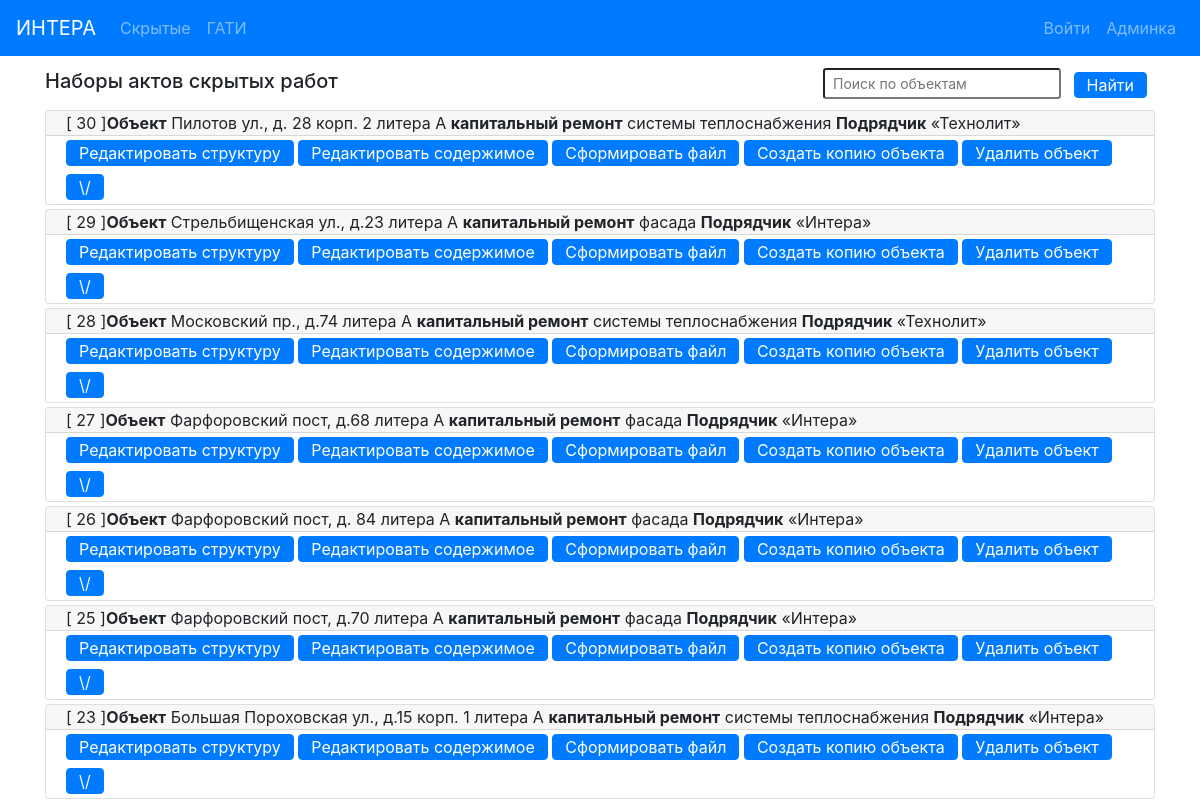
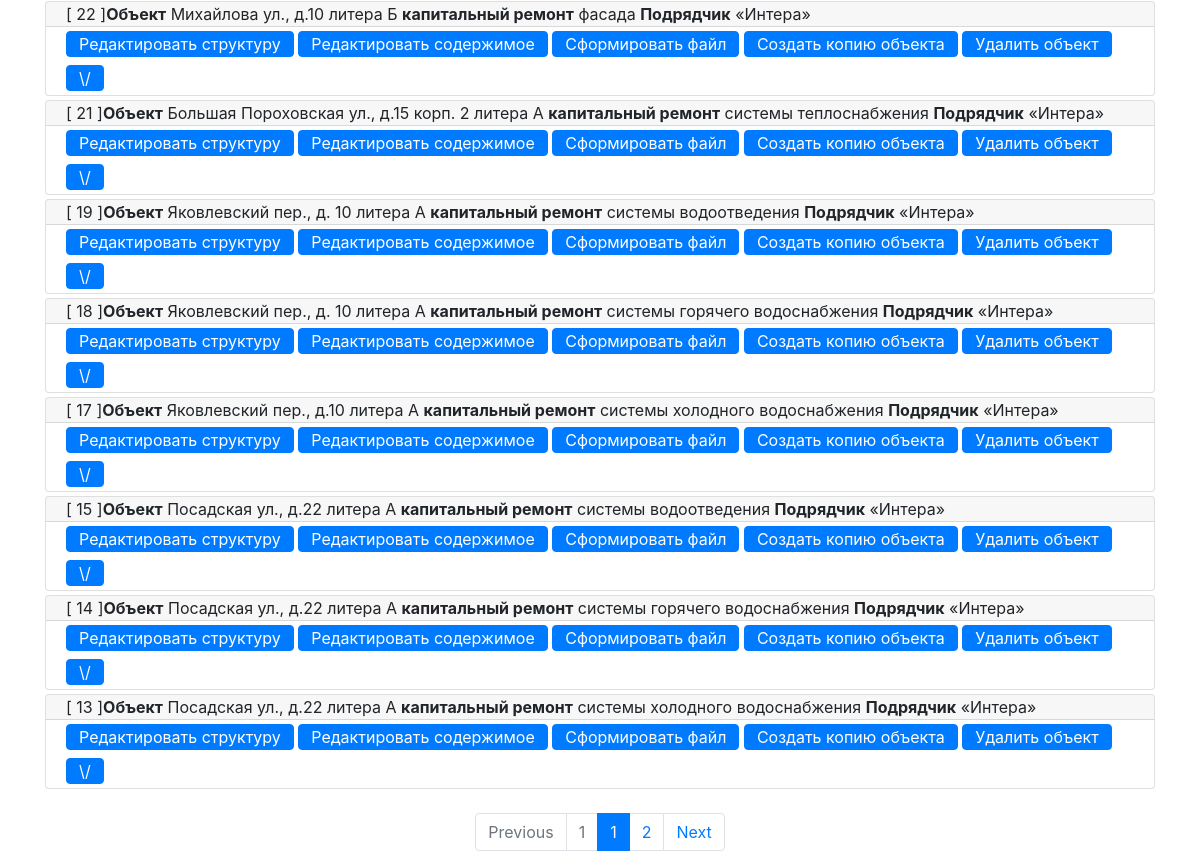
Page /actbase/ on the earlier database version (2 pictures, top to bottom).
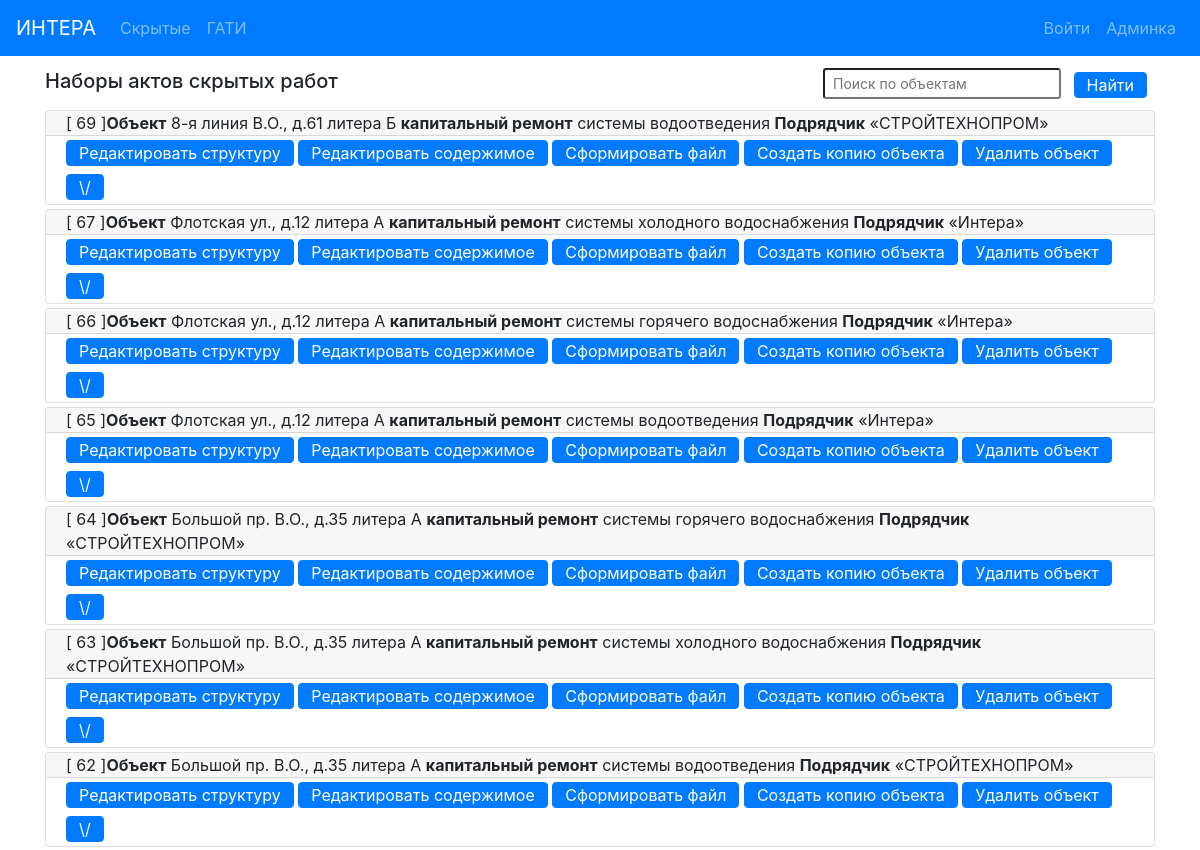
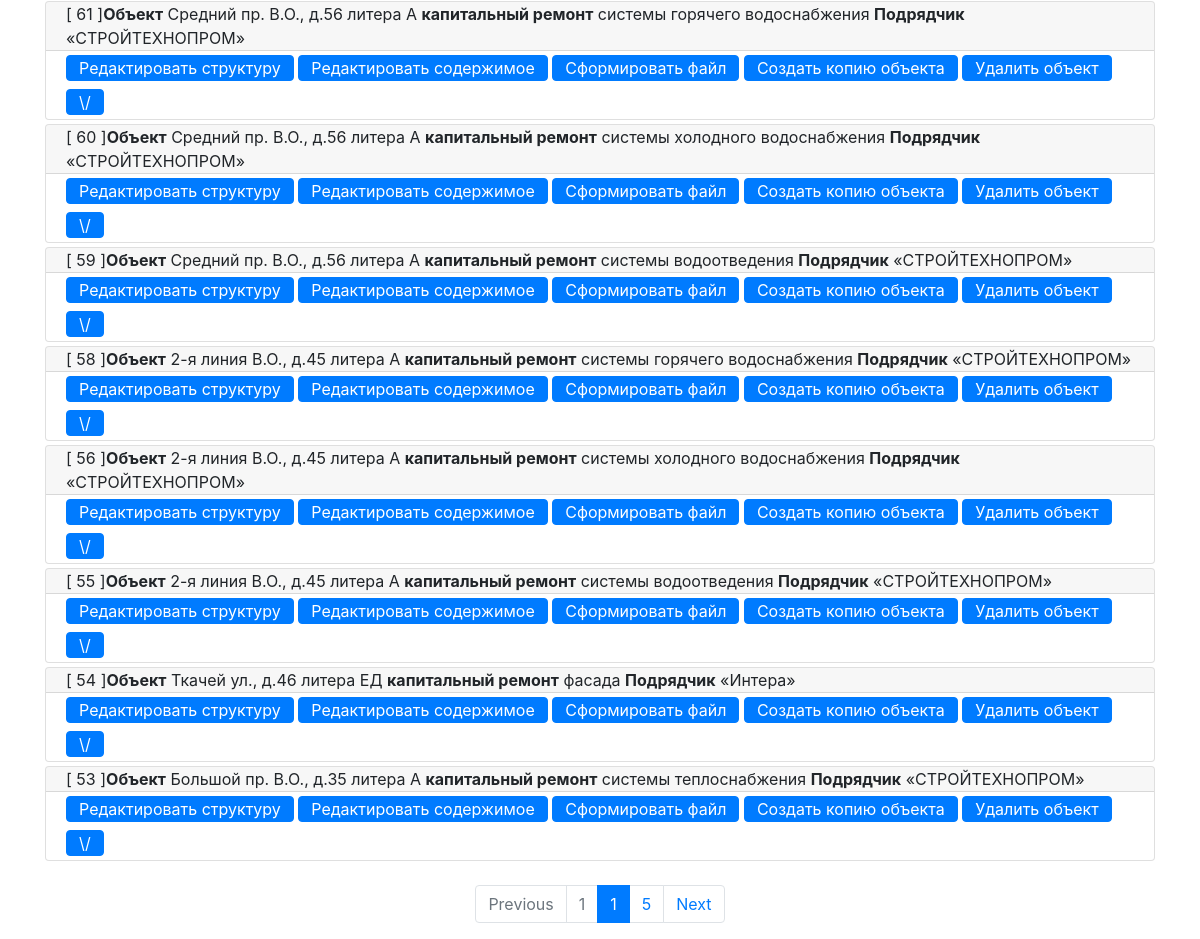
Same page on the later database version (2 pictures, top to bottom).
### hiddenactsbase/models.py (models this page shows, shortened)
class ObjectActs (models.Model):
    address = models.CharField(max_length=100, verbose_name='Адрес', blank=False)
    system_type = models.CharField(max_length=100, verbose_name='тип')
    designer = models.CharField(max_length=200, verbose_name='Проектант')
    contractor = models.CharField(max_length=300, verbose_name='Подрядчик',
                                  default='Общество с ограниченной ответственностью «Интера».')
    contractor_requisite = models.CharField(max_length= 200, verbose_name='Реквизиты подрядчика',
                                    default= 'Свидетельство о государственной регистрации серия 78' +
                                             '№007274277 от  02.09.2009, ОГРН 1097847236783, ' +
                                             'ИНН 7805498649, 198188, г. Санкт-Петербург,' +
                                             ' ул. Возрождения, д.20, литер А, тел. 242-78-10.')
    supervisor_engineer = models.CharField(max_length=100, verbose_name='Технадзор')
    contractor_engineer = models.CharField(max_length=100, verbose_name='Прораб')
    designer_engineer = models.CharField(max_length=100, verbose_name='Проектировщик', blank=True)
    project_number = models.CharField(max_length=100, verbose_name='Ном. проекта')
    exec_documents = models.CharField(max_length=100, verbose_name='Исполн.')
    supervisor_engineer_decree = models.CharField(max_length=100, verbose_name='Приказ технадзора')
    contractor_engineer_decree = models.CharField(max_length=100, verbose_name='Приказ прораба')
    designer_engineer_decree = models.CharField(max_length=100, verbose_name='Приказ проектировщика', blank=True)
    acts = models.ManyToManyField('HiddenActIS', blank=True, related_name='object_acts')
    blow_down_act = models.ForeignKey('BlowDownAct', blank=True, null=True, on_delete=models.CASCADE)
    class Meta:
        verbose_name = 'Набор актов объекта '
    def get_absolute_url(self):
        return reverse('object_detail_url', kwargs={'pk': self.pk})
    def get_edit_url(self):
        return reverse('object_edit_url', kwargs={'pk': self.pk})
    def get_short_contractor(self):
        s = re.findall(r"[\"\«\»\']\D+?[\"\«\»\']", self.contractor)
        if len(s) == 0:
            return self.contractor
        else:
            return s[0]

### hiddenactsbase/views.py (the view, shortened to what this page needs)
# urls.py: path('', ObjectsList.as_view(), name='objects_list_url'),
class ObjectsList(View):
    @staticmethod
    def get(request):
        objs = ObjectActs.objects.order_by("-id")
        search_form = SearchForm()
        return paged_output(request, objs, 'hiddenactsbase/index.html', search_form)

### hiddenactsbase/forms.py
class SearchForm (forms.Form):
    search_object = forms.CharField (max_length=100)
    def __init__(self, *args, **kwargs):
        super(forms.Form, self).__init__(*args, **kwargs)
        self.fields['search_object'].widget.attrs['class'] = 'align-self-center form-control-sm mr-sm-2'
        self.fields['search_object'].widget.attrs['placeholder'] = 'Поиск по объектам'

### hiddenactsbase/views.py (called while the page is built)
def paged_output(request, objects, template, search_form):
    paginator = Paginator(objects, 15)
    page = request.GET.get('page')
    page_objs = paginator.get_page(page)
    return render(request, template,
                  context={'objects_acts': page_objs,
                           'search_form': search_form
                           })

### hiddenactsbase/templates/hiddenactsbase/index.html (shortened to what this page needs)
{% extends 'base.html' %}
{% block mycontent %}
    <div class="container">
        <div class="d-flex justify-content-between align-items-center pt-2">
            <div>
                <h5>Наборы актов скрытых работ</h5>
            </div>
            <div>
                <form action="{% url 'objects_list_url' %}" method="post">
                    {{ search_form.search_object }}
                    <button class="align-self-center btn btn-primary py-0 my-2 mr-2" type="submit">Найти</button>
                </form>
            </div>
        </div>
    </div>
    <div class="container">
    {% for obj in objects_acts %}
        <div class="card my-1">
          <div class="card-header py-0 ">
              [ {{ obj.pk }} ]<b>Объект</b> {{ obj.address }} <b>капитальный ремонт</b> {{ obj.system_type }} <b>Подрядчик</b> {{ obj.get_short_contractor }}
          </div>
          <div class="card-body py-0">
            <a href="{{ obj.get_absolute_url }}" class="btn btn-primary  my-1 py-0">Редактировать структуру</a>
            <a href="{{ obj.get_edit_url }}" class="btn btn-primary  my-1 py-0">Редактировать содержимое</a>
            <a href="{% url 'make_word_file' obj.pk %}" class="btn btn-primary my-1 py-0">Сформировать файл</a>
            <a href="{% url 'copy_object' obj.pk %}" class="btn btn-primary  my-1 py-0">Создать копию объекта</a>
            <a href="{% url 'delete_object' obj.pk %}" class="btn btn-primary  my-1 py-0">Удалить объект</a>
            <a class="btn btn-primary my-1 py-0" data-toggle="collapse" href="#collapseExample{{ obj.pk }}" role="button" aria-expanded="false" aria-controls="collapseExample{{ obj.pk }}">
                \/
            </a>
          </div>
        </div>
    {% endfor %}
    </div>
    <nav>
        <ul class="pagination justify-content-center mt-4">
            {% if objects_acts.has_previous %}
                <li class="page-item">
                  <a class="page-link" href="?page={{ objects_acts.previous_page_number }}" tabindex="-1" aria-disabled="false">Previous</a>
                </li>
                <li class="page-item"><a class="page-link" href="?page=1">1</a></li>
            {% else %}
                <li class="page-item disabled">
                  <a class="page-link" href="" tabindex="-1" aria-disabled="true">Previous</a>
                </li>
                <li class="page-item disabled"><a class="page-link" href="">1</a></li>
            {% endif %}
            <li class="page-item active" aria-current="page">
              <a class="page-link" href="">{{ objects_acts.number }} <span class="sr-only">(current)</span></a>
            </li>
            {% if objects_acts.has_next %}
                <li class="page-item">
                    <a class="page-link" href="?page={{ objects_acts.paginator.num_pages }}">{{ objects_acts.paginator.num_pages }}</a>
                </li>
                <li class="page-item">
                    <a class="page-link" href="?page={{ objects_acts.next_page_number }}" aria-disabled="false">Next</a>
                </li>
            {% endif %}
        </ul>
    </nav>
{% endblock %}

Differences in the rows shown:
no longer on this page (row unchanged): ObjectActs: pk "30", address "Пилотов ул., д. 28 корп. 2 литера А", system_type "системы теплоснабжения", get_short_contractor "«Технолит»"
no longer on this page (row edited): ObjectActs: pk "29", address "Стрельбищенская ул., д.23 литера А", system_type "фасада", get_short_contractor "«Интера»"
no longer on this page (row unchanged): ObjectActs: pk "28", address "Московский пр., д.74 литера А", system_type "системы теплоснабжения", get_short_contractor "«Технолит»"
no longer on this page (row edited): ObjectActs: pk "27", address "Фарфоровский пост, д.68 литера А", system_type "фасада", get_short_contractor "«Интера»"
no longer on this page (row edited): ObjectActs: pk "26", address "Фарфоровский пост, д. 84 литера А", system_type "фасада", get_short_contractor "«Интера»"
no longer on this page (row edited): ObjectActs: pk "25", address "Фарфоровский пост, д.70 литера А", system_type "фасада", get_short_contractor "«Интера»"
no longer on this page (row unchanged): ObjectActs: pk "23", address "Большая Пороховская ул., д.15 корп. 1 литера А", system_type "системы теплоснабжения", get_short_contractor "«Интера»"
no longer on this page (row unchanged): ObjectActs: pk "22", address "Михайлова ул., д.10 литера Б", system_type "фасада", get_short_contractor "«Интера»"
no longer on this page (row unchanged): ObjectActs: pk "21", address "Большая Пороховская ул., д.15 корп. 2 литера А", system_type "системы теплоснабжения", get_short_contractor "«Интера»"
no longer on this page (row unchanged): ObjectActs: pk "19", address "Яковлевский пер., д. 10 литера А", system_type "системы водоотведения", get_short_contractor "«Интера»"
no longer on this page (row unchanged): ObjectActs: pk "18", address "Яковлевский пер., д. 10 литера А", system_type "системы горячего водоснабжения", get_short_contractor "«Интера»"
no longer on this page (row unchanged): ObjectActs: pk "17", address "Яковлевский пер., д.10 литера А", system_type "системы холодного водоснабжения", get_short_contractor "«Интера»"
no longer on this page (row unchanged): ObjectActs: pk "15", address "Посадская ул., д.22 литера А", system_type "системы водоотведения", get_short_contractor "«Интера»"
no longer on this page (row unchanged): ObjectActs: pk "14", address "Посадская ул., д.22 литера А", system_type "системы горячего водоснабжения", get_short_contractor "«Интера»"
no longer on this page (row unchanged): ObjectActs: pk "13", address "Посадская ул., д.22 литера А", system_type "системы холодного водоснабжения", get_short_contractor "«Интера»"
added ObjectActs: pk "69", address "8-я линия В.О., д.61 литера Б", system_type "системы водоотведения", get_short_contractor "«СТРОЙТЕХНОПРОМ»"
added ObjectActs: pk "67", address "Флотская ул., д.12 литера А", system_type "системы холодного водоснабжения", get_short_contractor "«Интера»"
added ObjectActs: pk "66", address "Флотская ул., д.12 литера А", system_type "системы горячего водоснабжения", get_short_contractor "«Интера»"
added ObjectActs: pk "65", address "Флотская ул., д.12 литера А", system_type "системы водоотведения", get_short_contractor "«Интера»"
added ObjectActs: pk "64", address "Большой пр. В.О., д.35 литера А", system_type "системы горячего водоснабжения", get_short_contractor "«СТРОЙТЕХНОПРОМ»"
added ObjectActs: pk "63", address "Большой пр. В.О., д.35 литера А", system_type "системы холодного водоснабжения", get_short_contractor "«СТРОЙТЕХНОПРОМ»"
added ObjectActs: pk "62", address "Большой пр. В.О., д.35 литера А", system_type "системы водоотведения", get_short_contractor "«СТРОЙТЕХНОПРОМ»"
added ObjectActs: pk "61", address "Средний пр. В.О., д.56 литера А", system_type "системы горячего водоснабжения", get_short_contractor "«СТРОЙТЕХНОПРОМ»"
added ObjectActs: pk "60", address "Средний пр. В.О., д.56 литера А", system_type "системы холодного водоснабжения", get_short_contractor "«СТРОЙТЕХНОПРОМ»"
added ObjectActs: pk "59", address "Средний пр. В.О., д.56 литера А", system_type "системы водоотведения", get_short_contractor "«СТРОЙТЕХНОПРОМ»"
added ObjectActs: pk "58", address "2-я линия В.О., д.45 литера А", system_type "системы горячего водоснабжения", get_short_contractor "«СТРОЙТЕХНОПРОМ»"
added ObjectActs: pk "56", address "2-я линия В.О., д.45 литера А", system_type "системы холодного водоснабжения", get_short_contractor "«СТРОЙТЕХНОПРОМ»"
added ObjectActs: pk "55", address "2-я линия В.О., д.45 литера А", system_type "системы водоотведения", get_short_contractor "«СТРОЙТЕХНОПРОМ»"
added ObjectActs: pk "54", address "Ткачей ул., д.46 литера ЕД", system_type "фасада", get_short_contractor "«Интера»"
added ObjectActs: pk "53", address "Большой пр. В.О., д.35 литера А", system_type "системы теплоснабжения", get_short_contractor "«СТРОЙТЕХНОПРОМ»"
Other differences:
{{ objects_acts.paginator.num_pages }}: "2" → "5"
